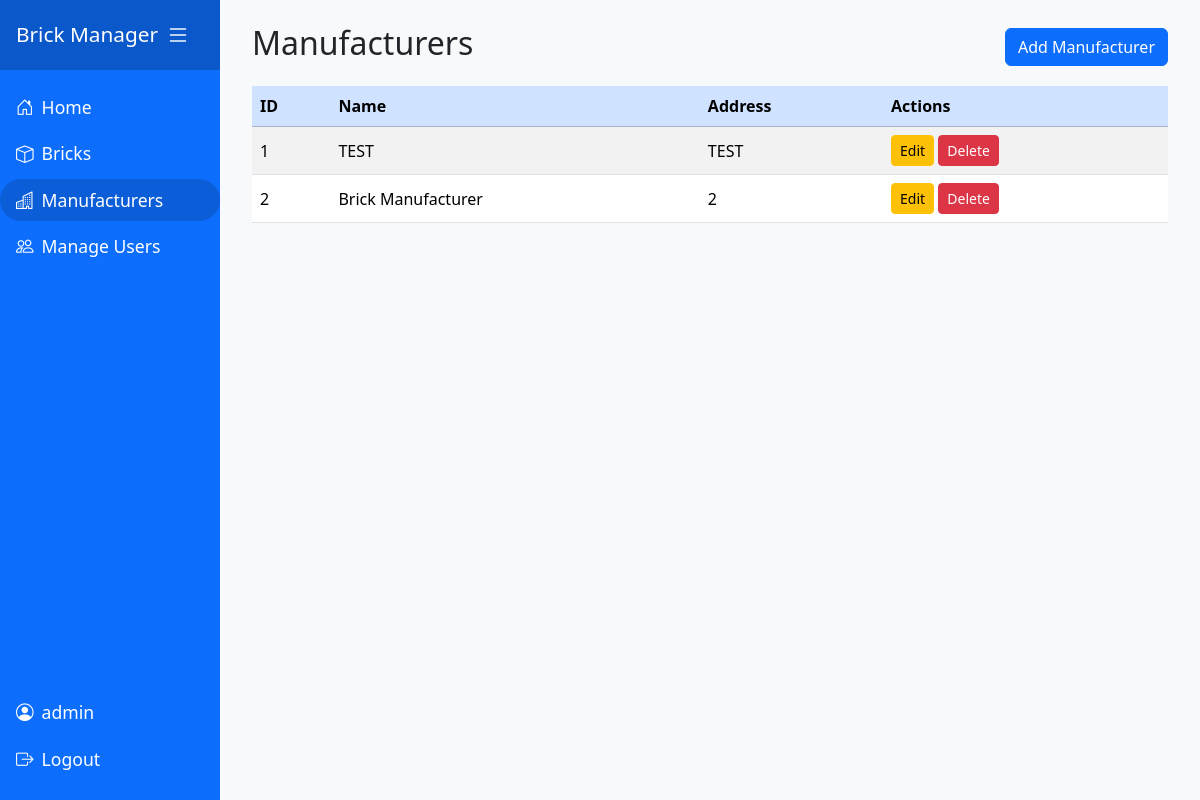
/manufacturers (signed in), run on an earlier commit of the app's database.
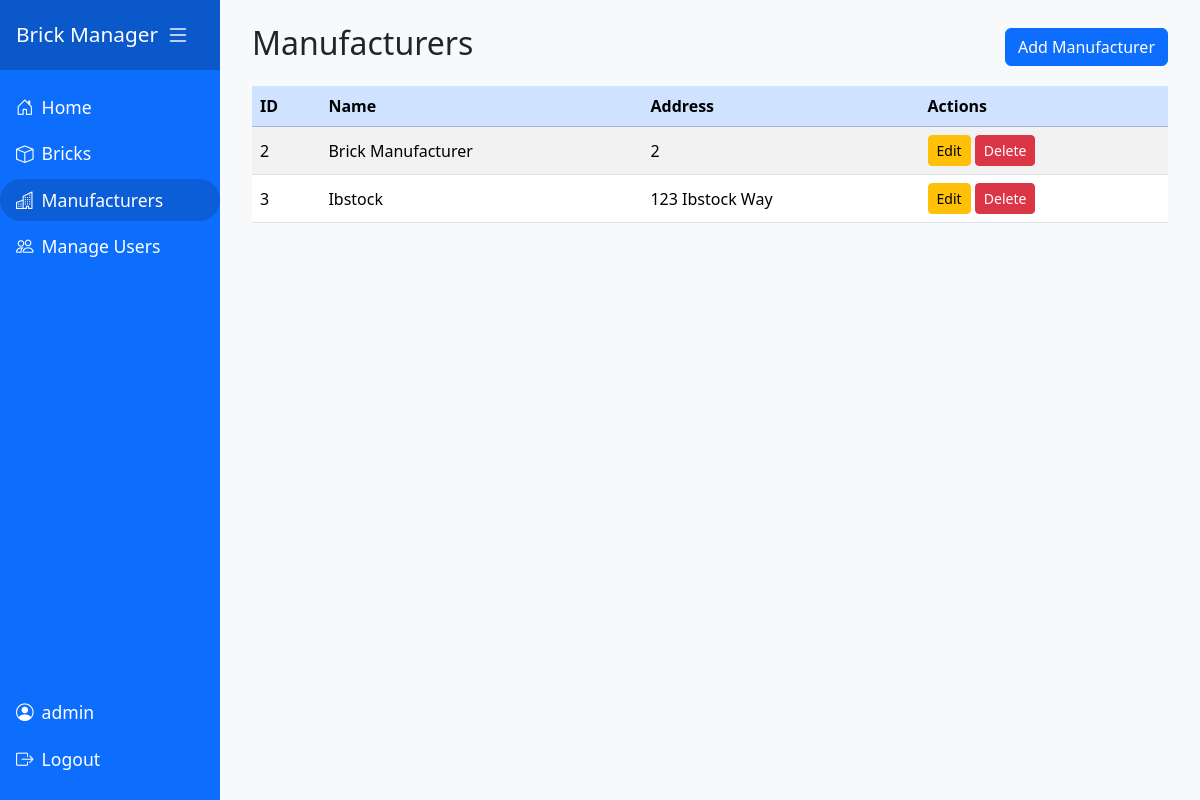
And on a later commit of the database.
### models.py (models this page shows)
class Manufacturer(db.Model):
    id = db.Column(db.Integer, primary_key=True)
    name = db.Column(db.String(150), nullable=False, unique=True)
    address = db.Column(db.String(250), nullable=False)
    bricks = db.relationship('Brick', backref='manufacturer', lazy=True)

### manufacturers.py (the view)
@manufacturers_bp.route('/manufacturers')
def manufacturers():
    allManufacturers = Manufacturer.query.all()
    return render_template('manufacturers.html', manufacturers=allManufacturers)

### app.py (called while the page is built)
@app.before_request
def require_login():
    allowedRoutes = ['users.login']
    endpoint = request.endpoint
    if endpoint is None:
        return  # Let Flask handle it
    if endpoint in allowedRoutes or endpoint.startswith('static'):
        return  # Allow access
    if not session.get('userId'):
        return redirect(url_for('users.login', next=request.url))

### templates/manufacturers.html (shortened to what this page needs)
{% extends 'base.html' %}
{% block content %}
<div class="d-flex justify-content-between align-items-center mb-3">
    <h2>Manufacturers</h2>
    {% if session.get('userId') %}
    <a href="{{ url_for('manufacturers.addManufacturer') }}" class="btn btn-primary">Add Manufacturer</a>
    {% endif %}
</div>
<div class="table-responsive">
    <table class="table table-striped table-hover align-middle">
        <thead class="table-primary">
            <tr>
                <th>ID</th>
                <th>Name</th>
                <th>Address</th>
                {% if session.get('userId') %}
                <th>Actions</th>
                {% endif %}
            </tr>
        </thead>
        <tbody>
        {% for m in manufacturers %}
            <tr>
                <td>{{ m.id }}</td>
                <td>{{ m.name }}</td>
                <td>{{ m.address }}</td>
                {% if session.get('userId') %}
                <td>
                    <a href="{{ url_for('manufacturers.editManufacturer', id=m.id) }}" class="btn btn-sm btn-warning">Edit</a>
                    <a href="{{ url_for('manufacturers.deleteManufacturer', id=m.id) }}" class="btn btn-sm btn-danger"
                       onclick="return confirm('Are you sure you want to delete this manufacturer?');">Delete</a>
                </td>
                {% endif %}
            </tr>
        {% endfor %}
        </tbody>
    </table>
</div>
{% endblock %}

### templates/base.html (shortened to what this page needs)
<!DOCTYPE html>
<html lang="en">
<head>
    <link href="https://cdn.jsdelivr.net/npm/bootstrap@5.3.2/dist/css/bootstrap.min.css" rel="stylesheet">
    <link rel="stylesheet" href="{{ url_for('static', filename='css/sidebar.css') }}">
    <link rel="stylesheet" href="{{ url_for('static', filename='css/flash.css') }}">
</head>
<body>
    <div class="d-flex">
        <nav id="sidebar" class="sidebar d-flex flex-column">
            <div>
                <div class="sidebar-header d-flex align-items-center justify-content-between">
                    <span>Brick Manager</span>
                    <button class="sidebar-toggler" id="sidebarCollapse" aria-label="Toggle sidebar">
                        <i class="bi bi-list"></i>
                    </button>
                </div>
                <ul class="nav flex-column mt-3">
                    <li class="nav-item">
                        <a class="nav-link {% if request.endpoint == 'index' %}active{% endif %}" href="{{ url_for('index') }}">
                            <i class="bi bi-house-door rounded-pill"></i> <span>Home</span>
                        </a>
                    </li>
                    <li class="nav-item">
                        <a class="nav-link {% if request.endpoint == 'bricks.bricks' %}active{% endif %}" href="{{ url_for('bricks.bricks') }}">
                            <i class="bi bi-box rounded-pill"></i> <span>Bricks</span>
                        </a>
                    </li>
                    <li class="nav-item">
                        <a class="nav-link {% if request.endpoint == 'manufacturers.manufacturers' %}active{% endif %}" href="{{ url_for('manufacturers.manufacturers') }}">
                            <i class="bi bi-buildings"></i> <span>Manufacturers</span>
                        </a>
                    </li>
                    {% if session.get('isAdmin') %}
                    <li class="nav-item">
                        <a class="nav-link {% if request.endpoint == 'manage_users.users' %}active{% endif %}" href="{{ url_for('manage_users.users') }}">
                            <i class="bi bi-people"></i> <span>Manage Users</span>
                        </a>
                    </li>
                    {% endif %}
                </ul>
            </div>
            <div class="mt-auto mb-3">
                {% if session.get('userName') %}
                <ul class="nav flex-column">
                    <li class="nav-item">
                        <span class="nav-link disabled">
                            <i class="bi bi-person-circle rounded-pill"></i> <span>{{ session['userName'] }}</span>
                        </span>
                    </li>
                    <li class="nav-item">
                        <a class="nav-link" href="{{ url_for('users.logout') }}">
                            <i class="bi bi-box-arrow-right rounded-pill"></i> <span>Logout</span>
                        </a>
                    </li>
                </ul>
                {% endif %}
            </div>
        </nav>
        <div id="content" class="content-area flex-grow-1">
                {% set messages = get_flashed_messages(with_categories=true) %}
            <div class="container mt-4 content-inner">
                {% block content %}{% endblock %}
            </div>
        </div>
    </div>
    <link rel="stylesheet" href="https://cdn.jsdelivr.net/npm/bootstrap-icons@1.11.3/font/bootstrap-icons.css">
</body>
</html>

### static/css/sidebar.css (style rules this page uses)
body { min-height: 100vh; background: #f8f9fa; }
.sidebar { min-width: 220px; max-width: 220px; min-height: 100vh; background: #0d6efd; color: #fff; transition: all 0.3s; }
.sidebar .nav-link { color: #fff; font-size: 1.1rem; border-radius: 2rem; margin-bottom: 0.25rem; transition: background 0.2s, color 0.2s; display: flex; align-items: center; gap: 0.5rem; }
.sidebar .nav-link.active, .sidebar .nav-link:hover { background: #0b5ed7; color: #fff; }
.sidebar .sidebar-header { font-size: 1.3rem; padding: 1rem; text-align: center; background: #0a58ca; }
.sidebar-toggler { background: none; border: none; color: #fff; font-size: 1.5rem; margin-right: 0.5rem; }
.content-area { margin-left: 0px; min-height: 100vh; display: flex; transition: margin-left 0.3s; }
.content-inner { width: 100%; margin: 20px; max-width: none; }

What changed in the data, as far as the page shows it:
removed Manufacturer: id "1", name "TEST", address "TEST"
added Manufacturer: id "3", name "Ibstock", address "123 Ibstock Way"
